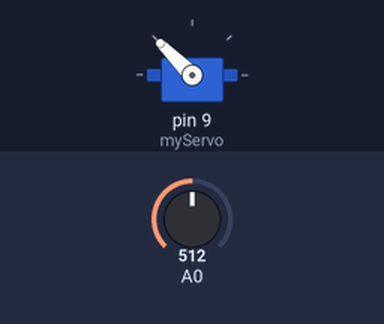
This sketch was run on a simulated Arduino Uno, built with avr-gcc and run on an emulated ATmega328P. Shown: servo. The inputs (shaded band) are chosen by the test bench; at power-on: A0 = 512.

Above: at 1.2 s.
1.3 s: A0 set to 716
At 1.8 s:
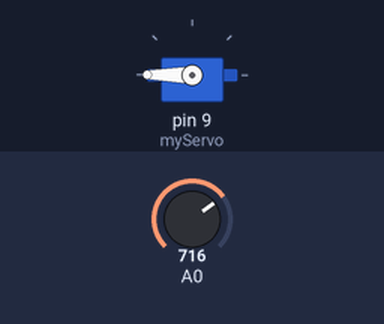
2.8 s: A0 set to 306
At 4.0 s:
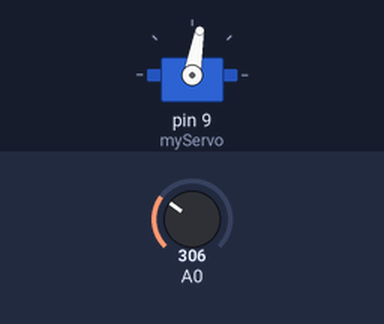
4.3 s: A0 set to 260
At 5.3 s:
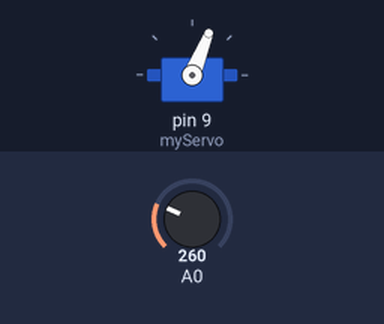
5.8 s: A0 set to 122
At 6.5 s:
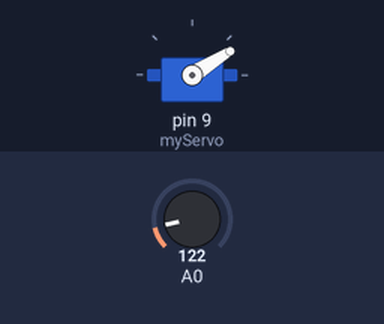
7.3 s: A0 set to 0
At 7.6 s:
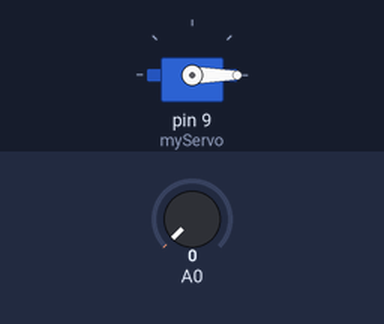
8.8 s: A0 set to 900
At 10.0 s:
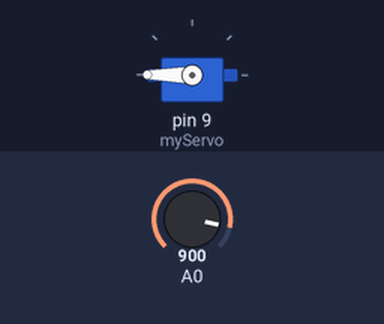
Timing chart, 0 to 11.3 s (numbered marks = the images above; inputs shaded):
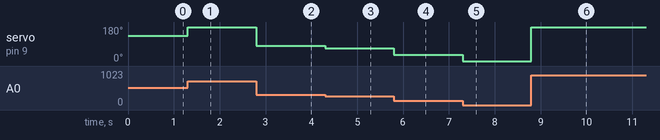

Measured:
- after the input at 1.3 s, servo on pin 9 (myServo): 135° → 180° at once
- after the input at 2.8 s, servo on pin 9 (myServo): 180° → 80° at once
- after the input at 4.3 s, servo on pin 9 (myServo): 80° → 68° at once
- after the input at 5.8 s, servo on pin 9 (myServo): 68° → 32° at once
- after the input at 7.3 s, servo on pin 9 (myServo): 32° → 0° at once
- after the input at 8.8 s, servo on pin 9 (myServo): 0° → 180° at once

The sketch:

lab21_sketch.ino
```cpp
// управлять сервоприводами (англ. servo motor) самостоятельно
// не так то просто, но в стандартной библиотеке уже всё
// заготовлено, что делает задачу тривиальной
#include <Servo.h>
#define POT_MAX_ANGLE 270.0 // макс. угол поворота потенциометра
// объявляем объект типа Servo с именем myServo. Ранее мы
// использовали int, boolean, float, а теперь точно также
// используем тип Servo, предоставляемый библиотекой. В случае
// Serial мы использовали объект сразу же: он уже был создан
// для нас, но в случае с Servo, мы должны сделать это явно.
// Ведь в нашем проекте могут быть одновременно несколько
// приводов, и нам понадобится различать их по именам
Servo myServo;
void setup()
{
 // прикрепляем (англ. attach) нашу серву к 9-му пину. Явный
 // вызов pinMode не нужен: функция attach сделает всё за нас
 myServo.attach(9);
}
void loop()
{
 int val = analogRead(A0);
 // на основе сигнала понимаем реальный угол поворота движка.
 // Используем вещественные числа в расчётах, но полученный
 // результат округляем обратно до целого числа
 int angle = int(val / 1024.0 * POT_MAX_ANGLE);
 // обычная серва не сможет повторить угол потенциометра на
 // всём диапазоне углов. Она умеет вставать в углы от 0° до
 // 180°. Ограничиваем угол соответствующе
 angle = constrain(angle, 0, 180);
 // и, наконец, подаём серве команду встать в указанный угол
 myServo.write(angle);
}
```
